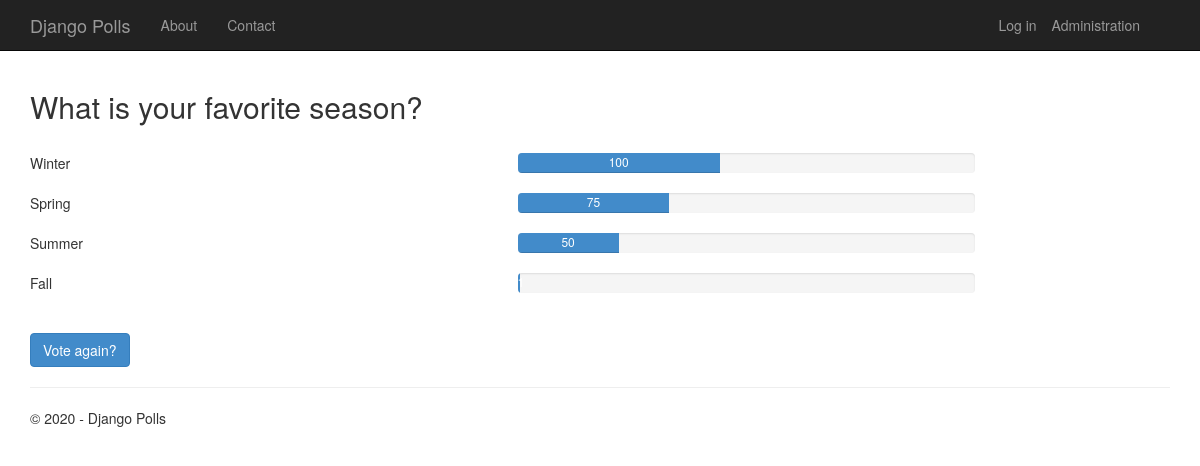
/1/results/, run on the app's committed database.
### app/models.py (models this page shows, shortened)
class Poll(models.Model):
    text = models.CharField(max_length=200)
    pub_date = models.DateTimeField('date published')
    author = models.CharField(max_length=100, blank=True)
    def total_votes(self):
        return self.choice_set.aggregate(Sum('votes'))['votes__sum']

class Choice(models.Model):
    poll = models.ForeignKey(Poll, on_delete=models.CASCADE)
    text = models.CharField(max_length=200)
    votes = models.IntegerField(default=0)
    def votes_percentage(self):
        total=self.poll.total_votes()
        return self.votes / float(total) * 100 if total > 0 else 0

### app/views.py (the view)
class PollResultsView(DetailView):      #DetailView から派生している
    model = Poll
    def get_context_data(self, **kwargs):
        context = super(PollResultsView, self).get_context_data(**kwargs)
        context['title'] = 'Results'
        context['year'] = datetime.now().year
        return context

### app/templates/app/results.html
﻿{% extends "app/layout.html" %}
{% block content %}
<h2>{{ poll.text }}</h2>
<br />
{% for choice in poll.choice_set.all %}
<div class="row">
    <div class="col-sm-5">{{choice.text}}</div>
    <div class="col-sm-5">
        <div class="progress">
            <div class="progress-bar" role="progressbar" aria-valuenow="{{choice.votes}}" aria-valuemin="0" aria-valuemax="{{poll.total_votes}}" style="width: {{choice.votes_percentage}}%;">
                {{choice.votes}}
            </div>
        </div>
    </div>
</div>
{% endfor %}
<br />
<a class="btn btn-primary" href="{% url 'app:detail' poll.id %}">Vote again?</a>
{% endblock %}

### app/static/app/content/site.css (style rules this page uses)
body { padding-top: 50px; padding-bottom: 20px; }

### data on the page
Poll: text "What is your favorite season?"
Choice: text "Winter", votes "100"
Choice: text "Spring", votes "75"
Choice: text "Summer", votes "50"
Choice: text "Fall", votes "1"

### other printed values
{{ year }} "2020"
